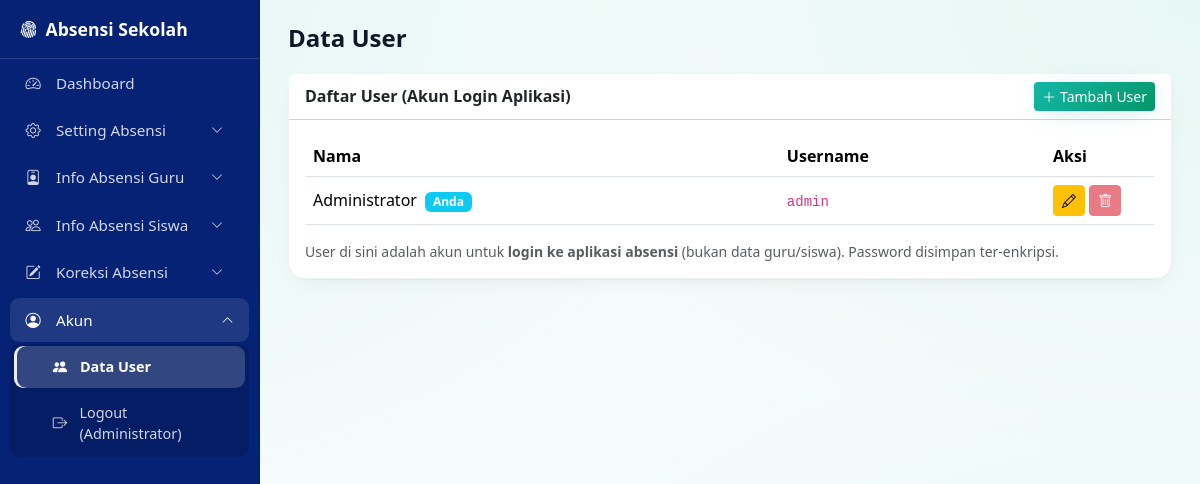
The app's page /data_user.php (signed in) with its own data.
### tables this page shows
CREATE TABLE users (
  id INT AUTO_INCREMENT PRIMARY KEY,
  username VARCHAR(50) UNIQUE NOT NULL,
  password VARCHAR(255) NOT NULL,
  nama VARCHAR(100) NOT NULL
);

### config.php (called while the page is built, shortened)
<?php
function e($s): string { return htmlspecialchars((string)$s, ENT_QUOTES, 'UTF-8'); }

### data_user.php (the view, shortened to what this page needs)
<?php
require_once __DIR__ . '/config.php';
$meId = (int)($_SESSION['user']['id'] ?? 0);
$userList = $pdo->query('SELECT id, username, nama FROM users ORDER BY nama')->fetchAll();
require_once __DIR__ . '/includes/header.php';
?>
<div class="card card-stat">
  <div class="card-header bg-white d-flex justify-content-between align-items-center">
    <span class="fw-semibold">Daftar User (Akun Login Aplikasi)</span>
    <button class="btn btn-sm btn-primary" data-bs-toggle="modal" data-bs-target="#modalUser" onclick="resetForm()"><i class="bi bi-plus-lg me-1"></i>Tambah User</button>
  </div>
  <div class="card-body table-responsive">
    <table class="table table-hover align-middle">
      <thead><tr><th>Nama</th><th>Username</th><th style="width:110px">Aksi</th></tr></thead>
      <tbody>
      <?php foreach ($userList as $u): ?>
        <tr>
          <td>
            <?= e($u['nama']) ?>
            <?php if ((int)$u['id'] === $meId): ?><span class="badge bg-info ms-1">Anda</span><?php endif; ?>
          </td>
          <td><code><?= e($u['username']) ?></code></td>
          <td>
            <button class="btn btn-sm btn-warning" onclick='editUser(<?= json_encode($u, JSON_HEX_APOS | JSON_HEX_QUOT) ?>)'><i class="bi bi-pencil"></i></button>
            <?php if ((int)$u['id'] !== $meId): ?>
            <form method="post" class="d-inline" onsubmit="return confirm('Hapus user \'<?= e($u['username']) ?>\'?')">
              <input type="hidden" name="act" value="delete"><input type="hidden" name="id" value="<?= $u['id'] ?>">
              <button class="btn btn-sm btn-danger"><i class="bi bi-trash"></i></button>
            </form>
            <?php else: ?>
            <button class="btn btn-sm btn-danger" disabled title="Tidak bisa menghapus akun sendiri"><i class="bi bi-trash"></i></button>
            <?php endif; ?>
          </td>
        </tr>
      <?php endforeach; ?>
      </tbody>
    </table>
    <div class="text-muted small">User di sini adalah akun untuk <b>login ke aplikasi absensi</b> (bukan data guru/siswa). Password disimpan ter-enkripsi.</div>
  </div>
</div>
<?php require_once __DIR__ . '/includes/footer.php'; ?>

### includes/header.php (style rules this page uses)
:root { --sb-w:260px; --sb-bg:#062275; --brand:#14b8a6; --brand-600:#0d9488; --brand-700:#0f766e; --bs-primary:#14b8a6; --bs-primary-rgb:20,184,166; --bs-link-color:#0d9488; --bs-link-color-rgb:13,148,136; --bs-link-hover-color:#0f766e; }
body { font-family:'Plus Jakarta Sans', system-ui, -apple-system, "Segoe UI", sans-serif; color:#1e293b; background-color:#f4fbfa; background-image: radial-gradient(at 0% 0%, rgba(20,184,166,.07) 0, transparent 45%), radial-gradient(at 100% 0%, rgba(16,185,129,.06) 0, transparent 42%), radial-gradient(at 100% 100%, rgba(56,189,248,.05) 0, transparent 45%); background-attachment:fixed; }
.btn-primary { --bs-btn-color:#fff; --bs-btn-hover-color:#fff; --bs-btn-active-color:#fff; border:0; background:linear-gradient(135deg,#14b8a6 0%,#059669 100%); box-shadow:0 4px 24px -8px rgba(13,148,136,.35); }
.card { border:1px solid #eef2f7; border-radius:1rem; box-shadow:0 1px 2px rgba(15,23,42,.04),0 8px 24px -12px rgba(15,23,42,.10); }
.card-stat { transition:box-shadow .25s, transform .25s; }

### records on screen
users: nama "Administrator", shows "Anda", username "admin"

### other values on screen
$dashboard[2] "Dashboard"
$glabel "Setting Absensi"
$glabel "Info Absensi Guru"
$glabel "Info Absensi Siswa"
$glabel "Koreksi Absensi"
$glabel "Akun"
$label "Data User"
$label "Logout (Administrator)"
$pageTitle "Data User"
